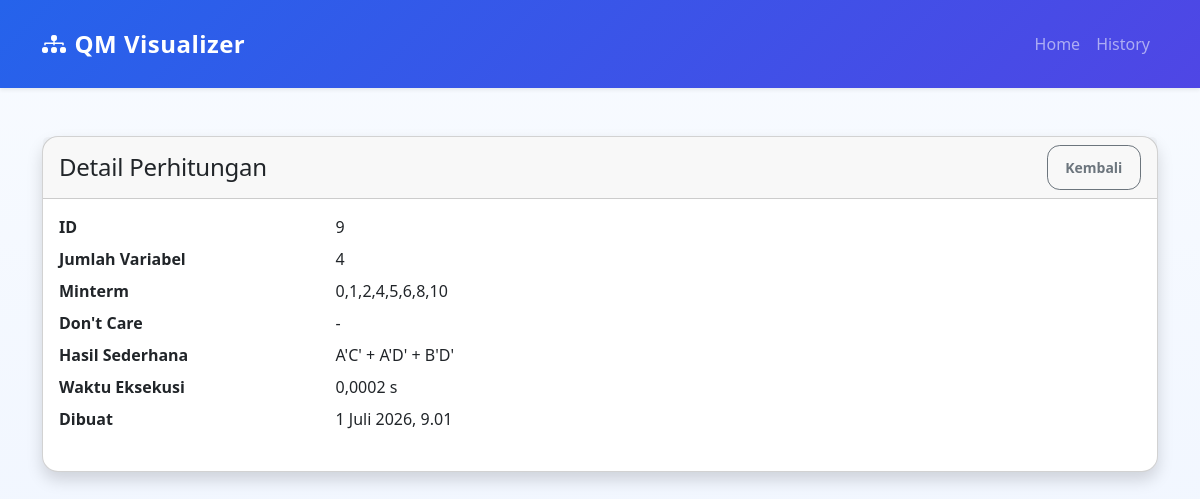
Screenshot of /history/9/ with the database file from the repository.
### qm/models.py (models this page shows, shortened)
class CalculationHistory(models.Model):
    variable_count = models.PositiveIntegerField()
    minterms = models.TextField()
    dont_cares = models.TextField(
        blank=True,
        default=""
    )
    simplified_expression = models.TextField()
    created_at = models.DateTimeField(
        auto_now_add=True
    )
    execution_time = models.FloatField(
        default=0
    )
    class Meta:
        ordering = ["-created_at"]

### qm/views.py (the view)
def history_detail(request, pk):
    item = CalculationHistory.objects.get(
        pk=pk
    )
    return render(
        request,
        "history_detail.html",
        {
            "item": item
        }
    )

### templates/history_detail.html
{% extends "base.html" %}
{% block content %}
<div class="card shadow">
  <div class="card-header d-flex justify-content-between align-items-center">
    <h4 class="mb-0">Detail Perhitungan</h4>
    <a href="{% url 'history' %}" class="btn btn-outline-secondary btn-sm">Kembali</a>
  </div>
  <div class="card-body">
    <dl class="row">
      <dt class="col-sm-3">ID</dt>
      <dd class="col-sm-9">{{ item.pk }}</dd>
      <dt class="col-sm-3">Jumlah Variabel</dt>
      <dd class="col-sm-9">{{ item.variable_count }}</dd>
      <dt class="col-sm-3">Minterm</dt>
      <dd class="col-sm-9">{{ item.minterms }}</dd>
      <dt class="col-sm-3">Don't Care</dt>
      <dd class="col-sm-9">{{ item.dont_cares|default:"-" }}</dd>
      <dt class="col-sm-3">Hasil Sederhana</dt>
      <dd class="col-sm-9">{{ item.simplified_expression }}</dd>
      <dt class="col-sm-3">Waktu Eksekusi</dt>
      <dd class="col-sm-9">{{ item.execution_time|floatformat:4 }} s</dd>
      <dt class="col-sm-3">Dibuat</dt>
      <dd class="col-sm-9">{{ item.created_at }}</dd>
    </dl>
  </div>
</div>
{% endblock %}

### static/css/style.css (style rules this page uses)
body { background: linear-gradient(180deg, #f8fbff 0%, #eef4ff 100%); min-height: 100vh; font-family: "Segoe UI", "Inter", Roboto, Arial, sans-serif; color: #14213d; }
.card { border-radius: 1rem; transition: transform 0.2s ease, box-shadow 0.2s ease; }
.btn { border-radius: 0.8rem; padding: 0.7rem 1.1rem; font-weight: 600; transition: transform 0.2s ease, box-shadow 0.2s ease; }
h1, h2, h3, h4, h5, h6 { letter-spacing: -0.01em; }

### rows the page displays
CalculationHistory: pk "9", variable_count "4", minterms "0,1,2,4,5,6,8,10", dont_cares "-", simplified_expression "A'C' + A'D' + B'D'", execution_time "0,0002", created_at "1 Juli 2026, 9.01"
